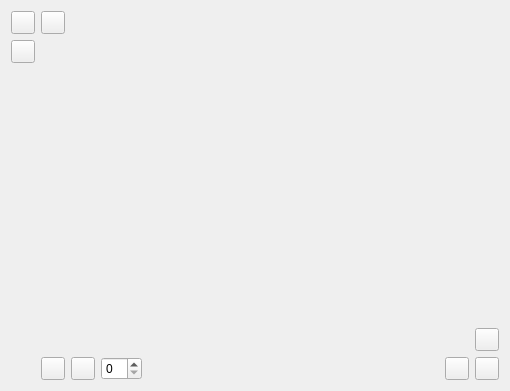
<?xml version="1.0" encoding="UTF-8"?>
<ui version="4.0">
 <class>CropPicture</class>
 <widget class="QWidget" name="CropPicture">
  <property name="geometry">
   <rect>
    <x>0</x>
    <y>0</y>
    <width>510</width>
    <height>391</height>
   </rect>
  </property>
  <property name="windowTitle">
   <string>Form</string>
  </property>
  <layout class="QVBoxLayout" name="verticalLayout">
   <item>
    <layout class="QGridLayout" name="gridLayout">
     <item row="0" column="0">
      <widget class="QToolButton" name="btn_up_left">
       <property name="icon">
        <iconset resource="../../../../../../lib2/icons/arrows/arrows.qrc">
         <normaloff>:/arrows/up_left.png</normaloff>:/arrows/up_left.png</iconset>
       </property>
      </widget>
     </item>
     <item row="2" column="2">
      <widget class="QToolButton" name="btn_down_right">
       <property name="icon">
        <iconset resource="../../../../../../lib2/icons/arrows/arrows.qrc">
         <normaloff>:/arrows/down_right.png</normaloff>:/arrows/down_right.png</iconset>
       </property>
      </widget>
     </item>
     <item row="1" column="0">
      <layout class="QVBoxLayout" name="verticalLayout_3">
       <item>
        <widget class="QToolButton" name="btn_up">
         <property name="icon">
          <iconset resource="../../../../../../lib2/icons/arrows/arrows.qrc">
           <normaloff>:/arrows/up.png</normaloff>:/arrows/up.png</iconset>
         </property>
        </widget>
       </item>
       <item>
        <spacer name="verticalSpacer">
         <property name="orientation">
          <enum>Qt::Vertical</enum>
         </property>
         <property name="sizeHint" stdset="0">
          <size>
           <width>20</width>
           <height>40</height>
          </size>
         </property>
        </spacer>
       </item>
      </layout>
     </item>
     <item row="1" column="2">
      <layout class="QVBoxLayout" name="verticalLayout_4">
       <item>
        <spacer name="verticalSpacer_2">
         <property name="orientation">
          <enum>Qt::Vertical</enum>
         </property>
         <property name="sizeHint" stdset="0">
          <size>
           <width>20</width>
           <height>40</height>
          </size>
         </property>
        </spacer>
       </item>
       <item>
        <widget class="QToolButton" name="btn_down">
         <property name="icon">
          <iconset resource="../../../../../../lib2/icons/arrows/arrows.qrc">
           <normaloff>:/arrows/down.png</normaloff>:/arrows/down.png</iconset>
         </property>
        </widget>
       </item>
      </layout>
     </item>
     <item row="0" column="1">
      <layout class="QHBoxLayout" name="horizontalLayout">
       <item>
        <widget class="QToolButton" name="btn_left">
         <property name="icon">
          <iconset resource="../../../../../../lib2/icons/arrows/arrows.qrc">
           <normaloff>:/arrows/left.png</normaloff>:/arrows/left.png</iconset>
         </property>
        </widget>
       </item>
       <item>
        <spacer name="horizontalSpacer">
         <property name="orientation">
          <enum>Qt::Horizontal</enum>
         </property>
         <property name="sizeHint" stdset="0">
          <size>
           <width>40</width>
           <height>20</height>
          </size>
         </property>
        </spacer>
       </item>
      </layout>
     </item>
     <item row="2" column="1">
      <layout class="QHBoxLayout" name="horizontalLayout_2">
       <item>
        <widget class="QToolButton" name="btn_plus">
         <property name="icon">
          <iconset resource="../../../../../../lib2/icons/digits/digits.qrc">
           <normaloff>:/plus_minus/plus.png</normaloff>:/plus_minus/plus.png</iconset>
         </property>
        </widget>
       </item>
       <item>
        <widget class="QToolButton" name="btn_minus">
         <property name="icon">
          <iconset resource="../../../../../../lib2/icons/digits/digits.qrc">
           <normaloff>:/plus_minus/minus.png</normaloff>:/plus_minus/minus.png</iconset>
         </property>
        </widget>
       </item>
       <item>
        <widget class="QSpinBox" name="sb_inc"/>
       </item>
       <item>
        <spacer name="horizontalSpacer_2">
         <property name="orientation">
          <enum>Qt::Horizontal</enum>
         </property>
         <property name="sizeHint" stdset="0">
          <size>
           <width>40</width>
           <height>20</height>
          </size>
         </property>
        </spacer>
       </item>
       <item>
        <widget class="QToolButton" name="btn_right">
         <property name="icon">
          <iconset resource="../../../../../../lib2/icons/arrows/arrows.qrc">
           <normaloff>:/arrows/right.png</normaloff>:/arrows/right.png</iconset>
         </property>
        </widget>
       </item>
      </layout>
     </item>
     <item row="1" column="1">
      <widget class="QLabel" name="picture_label"/>
     </item>
    </layout>
   </item>
  </layout>
 </widget>
 <tabstops>
  <tabstop>btn_up_left</tabstop>
  <tabstop>btn_left</tabstop>
  <tabstop>btn_up</tabstop>
  <tabstop>btn_down</tabstop>
  <tabstop>btn_plus</tabstop>
  <tabstop>btn_minus</tabstop>
  <tabstop>btn_right</tabstop>
  <tabstop>btn_down_right</tabstop>
 </tabstops>
 <resources>
  <include location="../../../../../../lib2/icons/arrows/arrows.qrc"/>
  <include location="../../../../../../lib2/icons/digits/digits.qrc"/>
 </resources>
 <connections/>
</ui>
